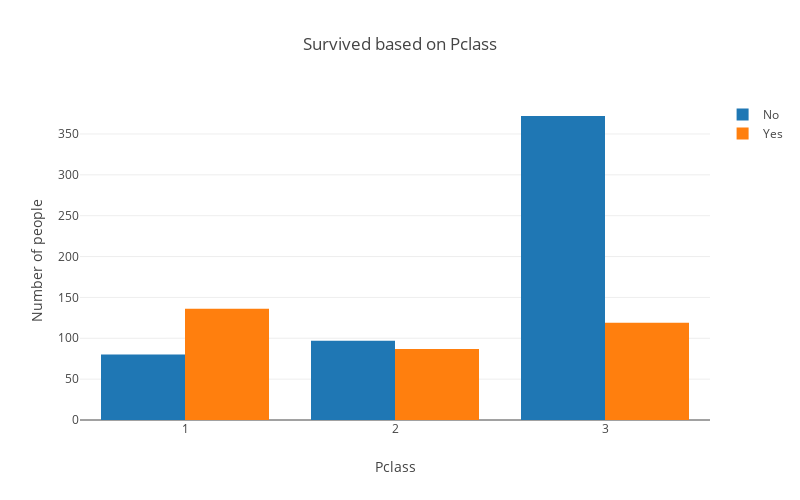

This figure's notebook cell:
### Code cell
pclass = pd.crosstab([train.Survived], train.Pclass)
plotGraph(pclass,'Survived based on Pclass')

### Figure 1 — Plotly figure (JSON) as saved in the notebook; plotly's stock layout.template omitted (floating-point values rounded to 4 significant figures)
{"data": [{"name": "No", "type": "bar", "uid": "7e976ccd-25a9-4a6d-b5fa-dc22b60086c5", "x": [1, 2, 3], "y": [80, 97, 372]}, {"name": "Yes", "type": "bar", "uid": "c083a7a7-71d5-41dd-a728-28306dabaa60", "x": [1, 2, 3], "y": [136, 87, 119]}], "layout": {"autosize": false, "barmode": "group", "height": 500, "title": {"text": "Survived based on Pclass"}, "width": 800, "xaxis": {"title": {"text": "Pclass"}}, "yaxis": {"title": {"text": "Number of people"}}}}
